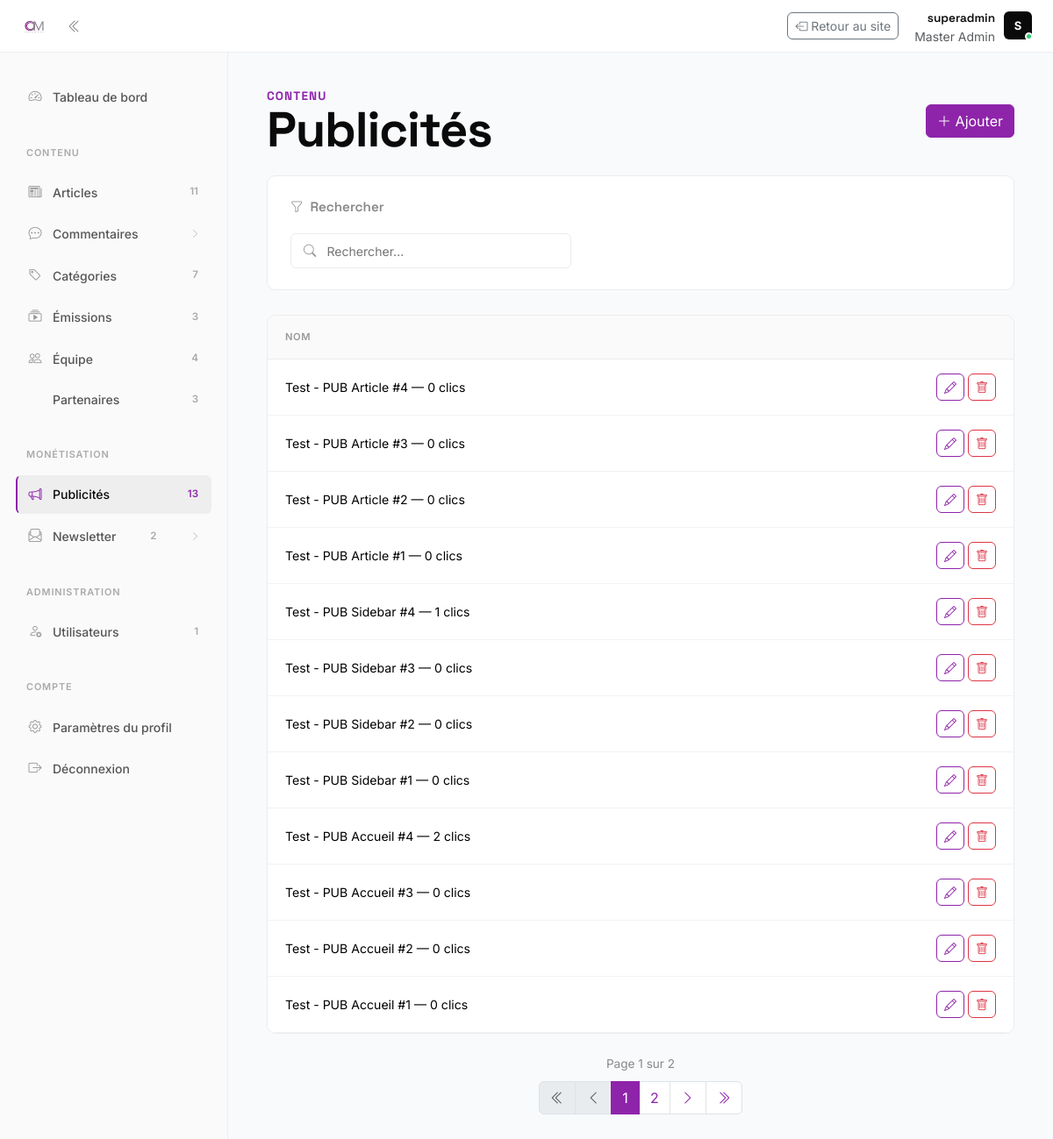
Page /dashboard/publicites/ (signed in) on the committed database.
### core/models.py (models this page shows, shortened)
class Advertisement(models.Model):
    PLACEMENT_CHOICES = [
        ("home", "Bandeau page d'accueil"),
        ("sidebar", "Sidebar des articles"),
        ("article", "Bas de page article"),
    ]
    title = models.CharField("Référence interne", max_length=100)
    image = models.ImageField(
        upload_to="ads/",
        validators=[validate_image_extension, validate_image_size]
    )
    link_url = models.URLField("Lien de destination")
    placement = models.CharField(max_length=20, choices=PLACEMENT_CHOICES)
    start_date = models.DateField()
    end_date = models.DateField()
    is_active = models.BooleanField(default=True)
    clicks_count = models.PositiveIntegerField(default=0)
    created_at = models.DateTimeField(auto_now_add=True)
    class Meta:
        ordering = ["-created_at"]
        verbose_name = "Publicité"
        verbose_name_plural = "Publicités"
    def __str__(self):
        return f"{self.title} — {self.clicks_count} clics"

### dashboard/views.py (the view)
# urls.py: path("publicites/", views.AdvertisementListView.as_view(), name="ad_list"),
class AdvertisementListView(StaffRequiredMixin, SearchableListMixin, ListView):
    model = Advertisement
    template_name = "dashboard/simple_model_list.html"
    context_object_name = "object_list"
    search_field = "title"
    extra_context = {
        "section_title": "Publicités",
        "create_url_name": "dashboard:ad_create",
        "edit_url_name": "dashboard:ad_update",
        "delete_url_name": "dashboard:ad_delete",
    }

### blog/templatetags/blog_extras.py (called while the page is built)
@register.simple_tag(takes_context=True)
def paginate_url(context, page_number):
    request = context["request"]
    params = request.GET.copy()
    params["page"] = page_number
    return "?" + params.urlencode()

### dashboard/mixins.py (called while the page is built)
    def test_func(self):
        return self.request.user.is_staff

    def get_queryset(self):
        qs = super().get_queryset()
        search = self.request.GET.get("search")
        if search:
            qs = qs.filter(**{f"{self.search_field}__icontains": search})
        return qs

    def get_context_data(self, **kwargs):
        context = super().get_context_data(**kwargs)
        context["search"] = self.request.GET.get("search", "")
        return context

### templates/dashboard/simple_model_list.html (shortened to what this page needs)
{% extends 'dashboard/base_dashboard.html' %}
{% block dashboard_content %}
<div class="d-flex justify-content-between align-items-center flex-wrap gap-3 mb-4 reveal">
  <div class="page-header mb-0">
    <div class="eyebrow">Contenu</div>
    <h1 class="mb-0">{{ section_title }}</h1>
  </div>
  <a href="{% url create_url_name %}" class="btn btn-primary">
    <i class="bi bi-plus-lg"></i> Ajouter
  </a>
</div>
<div class="dashboard-filter-card reveal">
  <div class="dashboard-filter-card-title"><i class="bi bi-funnel"></i> Rechercher</div>
  <form method="GET" class="dashboard-search">
    <i class="bi bi-search"></i>
    <input type="text" name="search" value="{{ search }}" placeholder="Rechercher...">
  </form>
</div>
<div class="dashboard-table-wrap reveal">
  <table class="table dashboard-table">
    <thead>
      <tr>
        <th>Nom</th>
        <th></th>
      </tr>
    </thead>
    <tbody>
      {% for obj in object_list %}
      <tr>
        <td>{{ obj }}</td>
        <td class="text-end">
          <a href="{% url edit_url_name obj.pk %}" class="btn btn-sm btn-outline-primary">
            <i class="bi bi-pencil"></i>
          </a>
          <a href="{% url delete_url_name obj.pk %}" class="btn btn-sm btn-outline-danger">
            <i class="bi bi-trash"></i>
          </a>
        </td>
      </tr>
      {% empty %}
      <tr>
        <td colspan="2" class="text-center text-muted py-4">Rien pour le moment.</td>
      </tr>
      {% endfor %}
    </tbody>
  </table>
</div>
{% include 'includes/pagination.html' with page_obj=page_obj %}
{% endblock %}

### templates/dashboard/base_dashboard.html (shortened to what this page needs)
{% extends 'dashboard/app_base.html' %}
{% load static %}
{% block content %}
<div class="dashboard-topbar">
  <div class="dashboard-topbar-left">
    <a href="{% url 'home' %}" class="dashboard-logo">
      <img src="{% static 'images/logo.jpg' %}" alt="OM News">
    </a>
    <button type="button" id="sidebar-toggle" class="dashboard-collapse-btn" title="Réduire le menu">
      <i class="bi bi-chevron-double-left"></i>
    </button>
  </div>
  <div class="dashboard-topbar-right">
    <a href="{% url 'home' %}" class="btn btn-outline-secondary btn-sm">
      <i class="bi bi-box-arrow-left"></i> Retour au site
    </a>
    <div class="dashboard-topbar-user">
      <div class="text-end">
        <strong>{{ user.username }}</strong>
        <div class="text-muted small">{% if user.is_staff %}Master Admin{% else %}Membre{% endif %}</div>
      </div>
      <div class="dashboard-topbar-avatar">
        <div class="avatar">{{ user.username|first|upper }}</div>
        <span class="dashboard-status-dot"></span>
      </div>
    </div>
  </div>
</div>
<div class="dashboard-shell">
      <aside class="dashboard-sidebar">
        <div class="dashboard-sidebar-inner">
          <nav class="dashboard-nav">
            <a href="{% url 'dashboard:home' %}" class="dashboard-nav-link {% if request.resolver_match.url_name == 'home' %}active{% endif %}">
              <span class="dashboard-nav-icon"><i class="bi bi-speedometer2"></i></span>
              <span class="dashboard-nav-label">Tableau de bord</span>
            </a>
            {% if user.is_staff %}
            <div class="dashboard-nav-section">Contenu</div>
            <a href="{% url 'dashboard:post_list' %}" class="dashboard-nav-link {% if '/articles/' in request.path %}active{% endif %}">
              <span class="dashboard-nav-icon"><i class="bi bi-newspaper"></i></span>
              <span class="dashboard-nav-label">Articles</span>
              {% if sidebar_posts_count %}<span class="dashboard-nav-badge">{{ sidebar_posts_count }}</span>{% endif %}
            </a>
            <div class="dashboard-nav-group">
              <button
                type="button"
                class="dashboard-nav-link dashboard-nav-toggle {% if '/commentaires/' in request.path %}active{% endif %}"
                data-bs-toggle="collapse"
                data-bs-target="#nav-comments-submenu"
                aria-expanded="{% if '/commentaires/' in request.path %}true{% else %}false{% endif %}"
              >
                <span class="dashboard-nav-icon"><i class="bi bi-chat-dots"></i></span>
                <span class="dashboard-nav-label">Commentaires</span>
                <i class="bi bi-chevron-right dashboard-nav-chevron"></i>
              </button>
            </div>
            <a href="{% url 'dashboard:category_list' %}" class="dashboard-nav-link {% if '/categories/' in request.path %}active{% endif %}">
              <span class="dashboard-nav-icon"><i class="bi bi-tag"></i></span>
              <span class="dashboard-nav-label">Catégories</span>
              <span class="dashboard-nav-badge">{{ sidebar_categories_count }}</span>
            </a>
            <a href="{% url 'dashboard:emission_list' %}" class="dashboard-nav-link {% if '/emissions/' in request.path %}active{% endif %}">
              <span class="dashboard-nav-icon"><i class="bi bi-collection-play"></i></span>
              <span class="dashboard-nav-label">Émissions</span>
              <span class="dashboard-nav-badge">{{ sidebar_emissions_count }}</span>
            </a>
            <a href="{% url 'dashboard:team_list' %}" class="dashboard-nav-link {% if '/equipe/' in request.path %}active{% endif %}">
              <span class="dashboard-nav-icon"><i class="bi bi-people"></i></span>
              <span class="dashboard-nav-label">Équipe</span>
              <span class="dashboard-nav-badge">{{ sidebar_team_count }}</span>
            </a>
            <a href="{% url 'dashboard:partner_list' %}" class="dashboard-nav-link {% if '/partenaires/' in request.path %}active{% endif %}">
              <span class="dashboard-nav-label">Partenaires</span>
              <span class="dashboard-nav-badge">{{ sidebar_partners_count }}</span>
            </a>
            <div class="dashboard-nav-section">Monétisation</div>
            <a href="{% url 'dashboard:ad_list' %}" class="dashboard-nav-link {% if '/publicites/' in request.path %}active{% endif %}">
              <span class="dashboard-nav-icon"><i class="bi bi-megaphone"></i></span>
              <span class="dashboard-nav-label">Publicités</span>
              <span class="dashboard-nav-badge">{{ sidebar_ads_count }}</span>
            </a>
            <div class="dashboard-nav-group">
              <button
                type="button"
                class="dashboard-nav-link dashboard-nav-toggle {% if '/newsletter/' in request.path %}active{% endif %}"
                data-bs-toggle="collapse"
                data-bs-target="#nav-newsletter-submenu"
                aria-expanded="{% if '/newsletter/' in request.path %}true{% else %}false{% endif %}"
              >
                <span class="dashboard-nav-icon"><i class="bi bi-envelope-paper"></i></span>
                <span class="dashboard-nav-label">Newsletter</span>
                <span class="dashboard-nav-badge">{{ sidebar_subscribers_count }}</span>
                <i class="bi bi-chevron-right dashboard-nav-chevron"></i>
              </button>
            </div>
            <div class="dashboard-nav-section">Administration</div>
            <a href="{% url 'dashboard:user_list' %}" class="dashboard-nav-link {% if '/utilisateurs/' in request.path %}active{% endif %}">
              <span class="dashboard-nav-icon"><i class="bi bi-person-gear"></i></span>
              <span class="dashboard-nav-label">Utilisateurs</span>
              <span class="dashboard-nav-badge">{{ sidebar_users_count }}</span>
            </a>
            {% endif %}
            <div class="dashboard-nav-section">Compte</div>
            <a href="{% url 'dashboard:profile' %}" class="dashboard-nav-link {% if '/profil/' in request.path %}active{% endif %}">
              <span class="dashboard-nav-icon"><i class="bi bi-gear"></i></span>
              <span class="dashboard-nav-label">Paramètres du profil</span>
            </a>
            <a href="{% url 'logout' %}" class="dashboard-nav-link dashboard-nav-link-danger">
              <span class="dashboard-nav-icon"><i class="bi bi-box-arrow-right"></i></span>
              <span class="dashboard-nav-label">Déconnexion</span>
            </a>
          </nav>
        </div>
      </aside>
      <main class="dashboard-content">
        <div class="container-fluid">
          {% block dashboard_content %}{% endblock %}
        </div>
      </main>
</div>
{% endblock %}

### rows in the picture
Advertisement: title+clicks_count "Test - PUB Article #4 — 0 clics"
Advertisement: title+clicks_count "Test - PUB Article #3 — 0 clics"
Advertisement: title+clicks_count "Test - PUB Article #2 — 0 clics"
Advertisement: title+clicks_count "Test - PUB Article #1 — 0 clics"
Advertisement: title+clicks_count "Test - PUB Sidebar #4 — 1 clics"
Advertisement: title+clicks_count "Test - PUB Sidebar #3 — 0 clics"
Advertisement: title+clicks_count "Test - PUB Sidebar #2 — 0 clics"
Advertisement: title+clicks_count "Test - PUB Sidebar #1 — 0 clics"
Advertisement: title+clicks_count "Test - PUB Accueil #4 — 2 clics"
Advertisement: title+clicks_count "Test - PUB Accueil #3 — 0 clics"
Advertisement: title+clicks_count "Test - PUB Accueil #2 — 0 clics"
Advertisement: title+clicks_count "Test - PUB Accueil #1 — 0 clics"

### other values in the picture
{{ user.username }} "superadmin"
{{ user.username|first|upper }} "S"
{{ sidebar_posts_count }} "11"
{{ sidebar_categories_count }} "7"
{{ sidebar_emissions_count }} "3"
{{ sidebar_team_count }} "4"
{{ sidebar_partners_count }} "3"
{{ sidebar_ads_count }} "13"
{{ sidebar_subscribers_count }} "2"
{{ sidebar_users_count }} "1"
{{ section_title }} "Publicités"
{{ page_obj.number }} "1"
{{ page_obj.paginator.num_pages }} "2"
{{ page_number }} "1"
{{ page_number }} "2"
